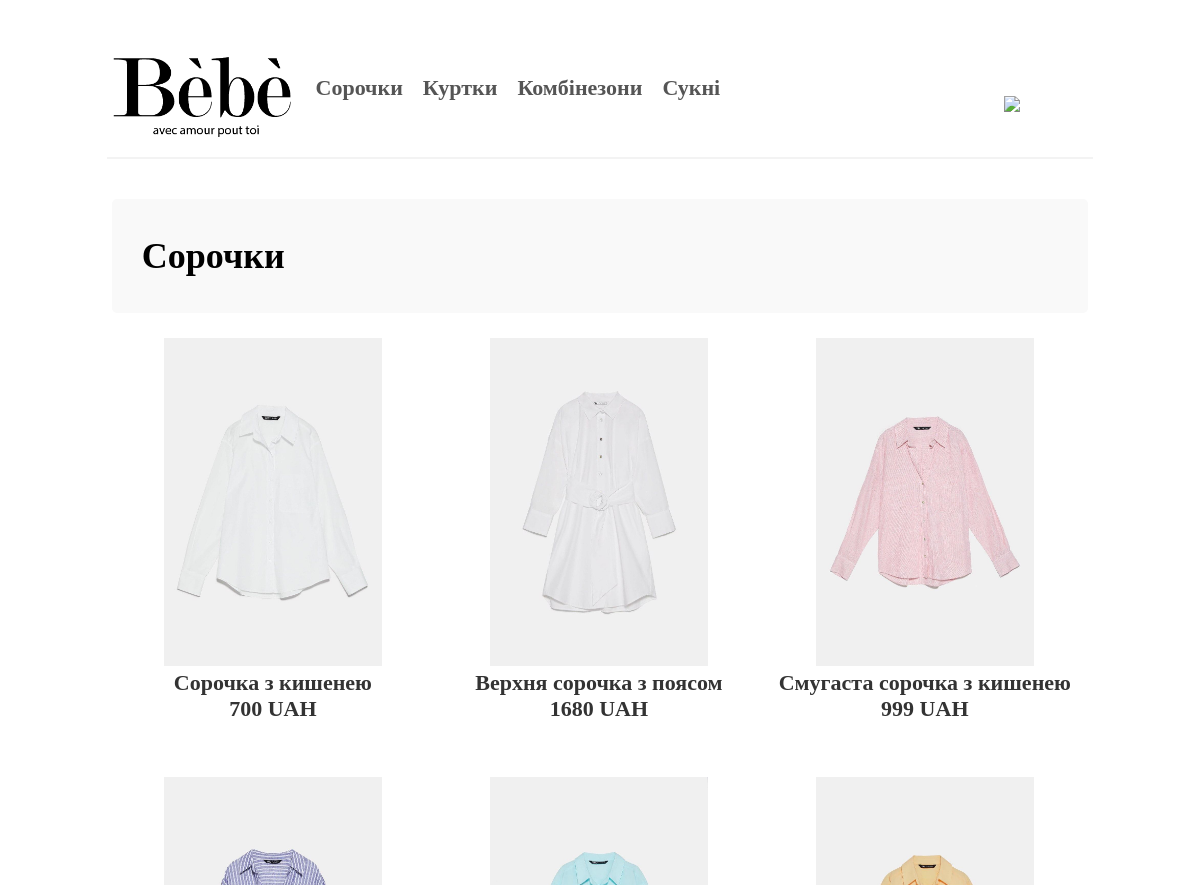
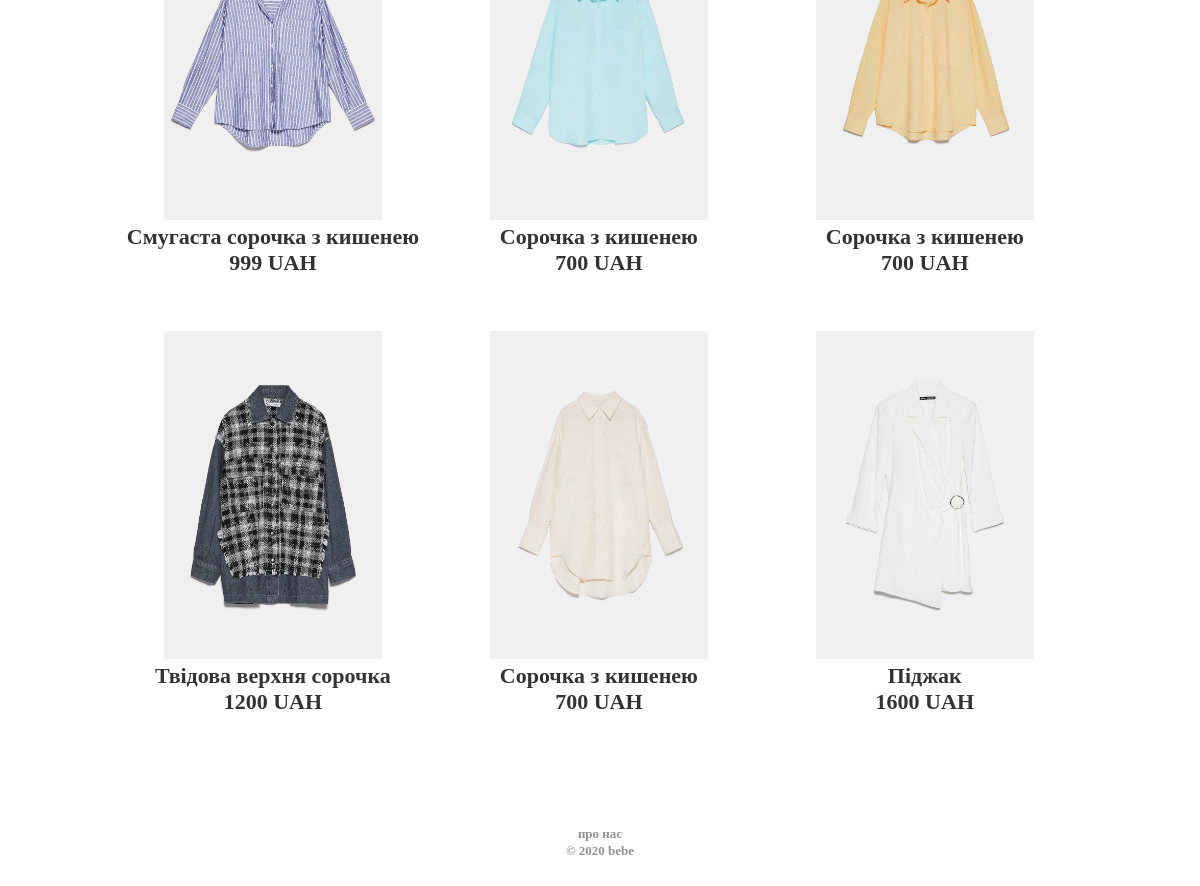
/shirts.php, run on the app's committed database (2 pictures, top to bottom).
### tables this page shows
CREATE TABLE `products_categories` (
  `id` int(10) UNSIGNED NOT NULL,
  `name` varchar(1024) DEFAULT NULL,
  `url` varchar(1024) DEFAULT NULL,
  `description` varchar(1024) DEFAULT NULL
);

CREATE TABLE `products` (
  `id` int(10) UNSIGNED NOT NULL,
  `rating` int(11) DEFAULT '0',
  `hit_sales` int(11) DEFAULT '0',
  `availability` int(11) DEFAULT NULL,
  `name` varchar(1024) NOT NULL,
  `price` int(11) NOT NULL,
  `img` varchar(1024) NOT NULL,
  `description` text,
  `category` int(11) NOT NULL DEFAULT '0'
);

### shirts.php (the view)
<?php require "elements/db.php";
$category_id = 1;
$row = mysqli_fetch_array(mysqli_query($connect,"SELECT * FROM products_categories WHERE id = '$category_id'"));
?>
<!DOCTYPE html>
<html>
<head>
  <?php require_once "elements/header.php";?>
</head>
<body>
  <?php require "elements/menu.php"; ?>
    <div id="rs_allpage">
        <div id="rs_body">
      <div style="display: flex; width: 100%; margin-top: 25px; text-align: left; -webkit-font-smoothing: antialiased;">
        <div style="background: #f9f9f9; border-radius: 5px; padding: 0px 30px 0px 30px; width: calc(100% - 60px);">
            <div style="font-weight: bold; font-size: 36px; line-height: 42px; transform: uppercase; display: inline-block; width: 100%; z-index: 99999;">
              <p><?= $row['name'];?></p>
            </div>
        </div>
      </div>
  <?php
  $select = mysqli_query($connect,"SELECT * FROM products WHERE category='$category_id' AND availability='1' ORDER BY rating DESC");
    for($i = 0;$i < mysqli_num_rows($select);$i++){
      $row = mysqli_fetch_array($select);
      echo '<a href="/product.php?id='.$row['id'].'" >
      <div class="shop-product-list-1">
        <div class="shop-product-list-in" style="text-align: center; margin-bottom: 30px;">
          <img src="/files/'.$row['img'].'" style="padding: 25px 45px 0px 45px;width: 70%;">
          <div style="text-align: center;">
            <div style="font-weight: bold; font-size: 22px; line-height: 26px; vertical-align: middle;">
              '.$row['name'].' <br> '.$row['price'].' UAH
            </div>
          </div>
        </div>
      </div></a>';
  }
  ?>
</div>
<?php require "elements/footer.php"; ?>
</div>
</body>
</html>

### elements/menu.php
<div style="width: 100%; ">
      <div id="rs_allpage" style="margin-top: 0px!important; padding-top: 15px;">
      <div style="margin: 10px 10px 0px 10px; padding: 0px 5px 15px 5px; vertical-align: top; border-bottom: 2px solid #f3f3f3;" class="mobile_menu">
        <div style="width: 90%; display: inline-block; height: 40px; margin-top: 9px; text-align: left;">
              <a href="/">
                <img width="180px" src="/files/logo.png">
              </a>
<?php
  $select = mysqli_query($connect,"SELECT * FROM products_categories ORDER BY id");
  for($i = 0;$i < mysqli_num_rows($select);$i++){
    $row_menu = mysqli_fetch_array($select);
  echo '<a style="vertical-align: bottom;" href="/'.$row_menu["url"].'"><div style="font-weight: bold; font-size: 22px; line-height: 20px;margin-bottom: 5%; margin-top: 4px; margin-left: 20px; color: #555; display: inline-block; vertical-align: top;" class="menu_infotext">'.$row_menu["name"].'</div></a>';
  }
  ?>
        </div>
         <div style="width: 9%; display: inline-block; height: 40px; margin-top: 9px; text-align: left;">
          <a href="/cart.php" style="vertical-align: bottom;">
            <img src="//spheresclothing.com/core/elements/basket-icon.svg" style="width: 32px;margin-bottom: 30%; margin-left: 10px; padding-right: 15px;">
          </a>
        </div>
      </div>
  </div></div>

### css/style.css (style rules this page uses)
a { text-decoration: none; color: #333; }
.mobile_menu { display: block; }
#rs_allpage { display: table; margin: 0 auto; margin-top: 15px; }
@media only screen and (min-width: 0px) { #rs_allpage { width: 100%; font-size: 15px; } }
@media only screen and (min-width: 0px) { #rs_body { padding: 0 15px 0px 15px; vertical-align: top; } }
@media only screen and (min-width: 0px) { .shop-product-list-in { margin: 0px 5px; } }
@media only screen and (min-width: 0px) { img { max-width: 100%; } }
#rs_allpage { width: 85%; }
.shop-product-list-1 { display: inline-block; vertical-align: top; width: 33%; }
body { -webkit-font-smoothing: antialiased; }
.menu_infotext { display: none!important; }
.menu_infotext { display: inline-block!important; }

### data on the page
products_categories: name "Сорочки"
products_categories: name "Куртки"
products_categories: name "Комбінезони"
products_categories: name "Сукні"
products: img (picture), name "Сорочка з кишенею", price "700"
products: img (picture), name "Верхня сорочка з поясом", price "1680"
products: img (picture), name "Смугаста сорочка з кишенею", price "999"
products: img (picture), name "Смугаста сорочка з кишенею", price "999"
products: img (picture), name "Сорочка з кишенею", price "700"
products: img (picture), name "Сорочка з кишенею", price "700"
products: img (picture), name "Твідова верхня сорочка", price "1200"
products: img (picture), name "Сорочка з кишенею", price "700"
products: img (picture), name "Піджак", price "1600"
